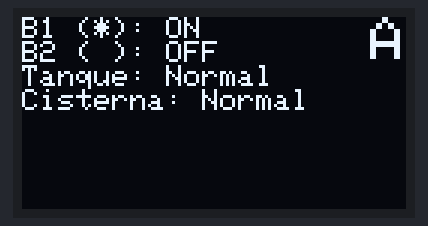
A sketch run on a simulated Arduino Uno, built with avr-gcc and run on an emulated ATmega328P. On the bench: 128×64 one-colour display.

Above: at 0.1 s.

The sketch:

DisplayOled128x64.ino
```cpp
#include <Wire.h>
#include <Adafruit_SSD1306.h>
#include <Adafruit_GFX.h>

// OLED display TWI address
#define OLED_ADDR   0x3C

Adafruit_SSD1306 display(-1);

void setup() {
  // initialize and clear display
  display.begin(SSD1306_SWITCHCAPVCC, OLED_ADDR);
  display.clearDisplay();
  display.display();

  // display a line of text
  display.setFont(NULL);
  display.setTextColor(WHITE);

  display.setTextSize(2);
  display.setCursor(116,0);
  display.print("A");

  display.setTextSize(1);
  display.setCursor(0,0);
  display.print("B1 (*): ON");

  display.setCursor(0,8);
  display.print("B2 ( ): OFF");

  display.setCursor(0,16);
  display.print("Tanque: Normal");

  display.setCursor(0,24);
  display.print("Cisterna: Normal");


  // update display with all of the above graphics
  display.display();
}

void loop() {
  // put your main code here, to run repeatedly:

}
```
